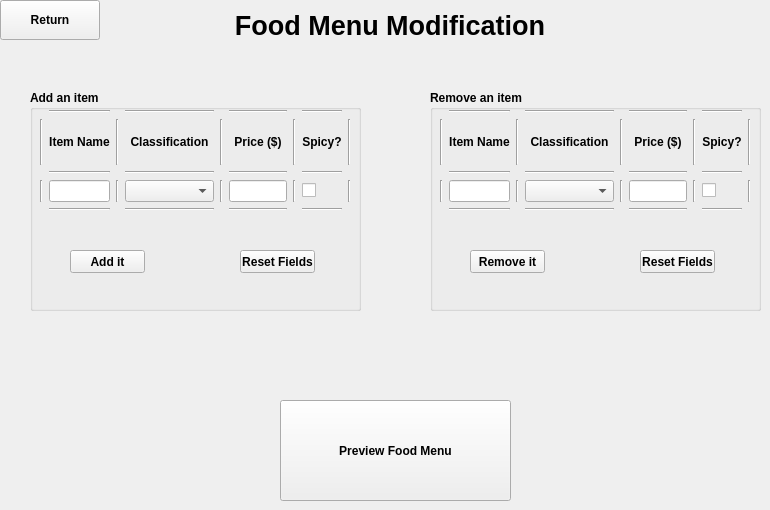
    <widget class="QWidget" name="page_7">
     <widget class="QPushButton" name="menuModificationReturnButton">
      <property name="geometry">
       <rect>
        <x>0</x>
        <y>0</y>
        <width>100</width>
        <height>40</height>
       </rect>
      </property>
      <property name="font">
       <font>
        <weight>75</weight>
        <bold>true</bold>
       </font>
      </property>
      <property name="text">
       <string>Return</string>
      </property>
     </widget>
     <widget class="QLabel" name="foodmenuLabel">
      <property name="geometry">
       <rect>
        <x>190</x>
        <y>0</y>
        <width>400</width>
        <height>50</height>
       </rect>
      </property>
      <property name="font">
       <font>
        <pointsize>20</pointsize>
        <weight>75</weight>
        <bold>true</bold>
       </font>
      </property>
      <property name="text">
       <string>Food Menu Modification</string>
      </property>
      <property name="alignment">
       <set>Qt::AlignCenter</set>
      </property>
     </widget>
     <widget class="QGroupBox" name="addgroupBox">
      <property name="geometry">
       <rect>
        <x>30</x>
        <y>90</y>
        <width>331</width>
        <height>221</height>
       </rect>
      </property>
      <property name="font">
       <font>
        <weight>75</weight>
        <bold>true</bold>
       </font>
      </property>
      <property name="title">
       <string>Add an item</string>
      </property>
      <widget class="QPushButton" name="addButton">
       <property name="geometry">
        <rect>
         <x>40</x>
         <y>160</y>
         <width>75</width>
         <height>23</height>
        </rect>
       </property>
       <property name="text">
        <string>Add it</string>
       </property>
      </widget>
      <widget class="QPushButton" name="addresetButton">
       <property name="geometry">
        <rect>
         <x>210</x>
         <y>160</y>
         <width>75</width>
         <height>23</height>
        </rect>
       </property>
       <property name="text">
        <string>Reset Fields</string>
       </property>
      </widget>
      <widget class="QWidget" name="gridLayoutWidget_4">
       <property name="geometry">
        <rect>
         <x>10</x>
         <y>20</y>
         <width>311</width>
         <height>101</height>
        </rect>
       </property>
       <layout class="QGridLayout" name="gridLayout_4">
        <item row="4" column="1">
         <widget class="Line" name="line_107">
          <property name="orientation">
           <enum>Qt::Horizontal</enum>
          </property>
         </widget>
        </item>
        <item row="4" column="7">
         <widget class="Line" name="line_108">
          <property name="orientation">
           <enum>Qt::Horizontal</enum>
          </property>
         </widget>
        </item>
        <item row="4" column="5">
         <widget class="Line" name="line_109">
          <property name="orientation">
           <enum>Qt::Horizontal</enum>
          </property>
         </widget>
        </item>
        <item row="4" column="3">
         <widget class="Line" name="line_110">
          <property name="orientation">
           <enum>Qt::Horizontal</enum>
          </property>
         </widget>
        </item>
        <item row="0" column="3">
         <widget class="Line" name="line_111">
          <property name="orientation">
           <enum>Qt::Horizontal</enum>
          </property>
         </widget>
        </item>
        <item row="0" column="1">
         <widget class="Line" name="line_112">
          <property name="orientation">
           <enum>Qt::Horizontal</enum>
          </property>
         </widget>
        </item>
        <item row="0" column="7">
         <widget class="Line" name="line_113">
          <property name="orientation">
           <enum>Qt::Horizontal</enum>
          </property>
         </widget>
        </item>
        <item row="3" column="0">
         <widget class="Line" name="line_114">
          <property name="orientation">
           <enum>Qt::Vertical</enum>
          </property>
         </widget>
        </item>
        <item row="0" column="5">
         <widget class="Line" name="line_115">
          <property name="orientation">
           <enum>Qt::Horizontal</enum>
          </property>
         </widget>
        </item>
        <item row="1" column="0">
         <widget class="Line" name="line_116">
          <property name="orientation">
           <enum>Qt::Vertical</enum>
          </property>
         </widget>
        </item>
        <item row="2" column="1">
         <widget class="Line" name="line_117">
          <property name="orientation">
           <enum>Qt::Horizontal</enum>
          </property>
         </widget>
        </item>
        <item row="2" column="3">
         <widget class="Line" name="line_118">
          <property name="orientation">
           <enum>Qt::Horizontal</enum>
          </property>
         </widget>
        </item>
        <item row="2" column="5">
         <widget class="Line" name="line_119">
          <property name="orientation">
           <enum>Qt::Horizontal</enum>
          </property>
         </widget>
        </item>
        <item row="3" column="2">
         <widget class="Line" name="line_120">
          <property name="orientation">
           <enum>Qt::Vertical</enum>
          </property>
         </widget>
        </item>
        <item row="3" column="4">
         <widget class="Line" name="line_121">
          <property name="orientation">
           <enum>Qt::Vertical</enum>
          </property>
         </widget>
        </item>
        <item row="1" column="6">
         <widget class="Line" name="line_122">
          <property name="orientation">
           <enum>Qt::Vertical</enum>
          </property>
         </widget>
        </item>
        <item row="1" column="4">
         <widget class="Line" name="line_123">
          <property name="orientation">
           <enum>Qt::Vertical</enum>
          </property>
         </widget>
        </item>
        <item row="1" column="2">
         <widget class="Line" name="line_124">
          <property name="orientation">
           <enum>Qt::Vertical</enum>
          </property>
         </widget>
        </item>
        <item row="3" column="6">
         <widget class="Line" name="line_125">
          <property name="orientation">
           <enum>Qt::Vertical</enum>
          </property>
         </widget>
        </item>
        <item row="2" column="7">
         <widget class="Line" name="line_126">
          <property name="orientation">
           <enum>Qt::Horizontal</enum>
          </property>
         </widget>
        </item>
        <item row="1" column="5">
         <widget class="QLabel" name="priceLabel">
          <property name="font">
           <font>
            <weight>75</weight>
            <bold>true</bold>
           </font>
          </property>
          <property name="text">
           <string>Price ($)</string>
          </property>
          <property name="alignment">
           <set>Qt::AlignCenter</set>
          </property>
         </widget>
        </item>
        <item row="1" column="3">
         <widget class="QLabel" name="classificationLabel">
          <property name="font">
           <font>
            <weight>75</weight>
            <bold>true</bold>
           </font>
          </property>
          <property name="text">
           <string>Classification</string>
          </property>
          <property name="alignment">
           <set>Qt::AlignCenter</set>
          </property>
         </widget>
        </item>
        <item row="1" column="1">
         <widget class="QLabel" name="nameLabel">
          <property name="font">
           <font>
            <weight>75</weight>
            <bold>true</bold>
           </font>
          </property>
          <property name="text">
           <string>Item Name</string>
          </property>
          <property name="alignment">
           <set>Qt::AlignCenter</set>
          </property>
         </widget>
        </item>
        <item row="3" column="7">
         <widget class="QCheckBox" name="addspicyCheckbox">
          <property name="font">
           <font>
            <weight>50</weight>
            <bold>false</bold>
           </font>
          </property>
          <property name="layoutDirection">
           <enum>Qt::LeftToRight</enum>
          </property>
          <property name="text">
           <string/>
          </property>
         </widget>
        </item>
        <item row="3" column="1">
         <widget class="QLineEdit" name="additemLine">
          <property name="font">
           <font>
            <weight>50</weight>
            <bold>false</bold>
           </font>
          </property>
         </widget>
        </item>
        <item row="3" column="3">
         <widget class="QComboBox" name="addclassificationCombo">
          <property name="font">
           <font>
            <weight>50</weight>
            <bold>false</bold>
           </font>
          </property>
          <item>
           <property name="text">
            <string/>
           </property>
          </item>
          <item>
           <property name="text">
            <string>Appetizers</string>
           </property>
          </item>
          <item>
           <property name="text">
            <string>Sides</string>
           </property>
          </item>
          <item>
           <property name="text">
            <string>Entrees</string>
           </property>
          </item>
          <item>
           <property name="text">
            <string>Desserts</string>
           </property>
          </item>
          <item>
           <property name="text">
            <string>Beverages</string>
           </property>
          </item>
         </widget>
        </item>
        <item row="3" column="5">
         <widget class="QLineEdit" name="addpriceLine">
          <property name="font">
           <font>
            <weight>50</weight>
            <bold>false</bold>
           </font>
          </property>
         </widget>
        </item>
        <item row="1" column="7">
         <widget class="QLabel" name="spicyLabel">
          <property name="font">
           <font>
            <weight>75</weight>
            <bold>true</bold>
           </font>
          </property>
          <property name="text">
           <string>Spicy?</string>
          </property>
          <property name="alignment">
           <set>Qt::AlignCenter</set>
          </property>
         </widget>
        </item>
        <item row="1" column="8">
         <widget class="Line" name="line_127">
          <property name="orientation">
           <enum>Qt::Vertical</enum>
          </property>
         </widget>
        </item>
        <item row="3" column="8">
         <widget class="Line" name="line_128">
          <property name="orientation">
           <enum>Qt::Vertical</enum>
          </property>
         </widget>
        </item>
       </layout>
      </widget>
     </widget>
     <widget class="QGroupBox" name="removegroupBox">
      <property name="geometry">
       <rect>
        <x>430</x>
        <y>90</y>
        <width>331</width>
        <height>221</height>
       </rect>
      </property>
      <property name="font">
       <font>
        <weight>75</weight>
        <bold>true</bold>
       </font>
      </property>
      <property name="title">
       <string>Remove an item</string>
      </property>
      <widget class="QWidget" name="gridLayoutWidget_5">
       <property name="geometry">
        <rect>
         <x>10</x>
         <y>20</y>
         <width>311</width>
         <height>101</height>
        </rect>
       </property>
       <layout class="QGridLayout" name="gridLayout_5">
        <item row="4" column="1">
         <widget class="Line" name="line_129">
          <property name="orientation">
           <enum>Qt::Horizontal</enum>
          </property>
         </widget>
        </item>
        <item row="4" column="7">
         <widget class="Line" name="line_130">
          <property name="orientation">
           <enum>Qt::Horizontal</enum>
          </property>
         </widget>
        </item>
        <item row="4" column="5">
         <widget class="Line" name="line_131">
          <property name="orientation">
           <enum>Qt::Horizontal</enum>
          </property>
         </widget>
        </item>
        <item row="4" column="3">
         <widget class="Line" name="line_132">
          <property name="orientation">
           <enum>Qt::Horizontal</enum>
          </property>
         </widget>
        </item>
        <item row="0" column="3">
         <widget class="Line" name="line_133">
          <property name="orientation">
           <enum>Qt::Horizontal</enum>
          </property>
         </widget>
        </item>
        <item row="0" column="1">
         <widget class="Line" name="line_134">
          <property name="orientation">
           <enum>Qt::Horizontal</enum>
          </property>
         </widget>
        </item>
        <item row="0" column="7">
         <widget class="Line" name="line_135">
          <property name="orientation">
           <enum>Qt::Horizontal</enum>
          </property>
         </widget>
        </item>
        <item row="3" column="0">
         <widget class="Line" name="line_136">
          <property name="orientation">
           <enum>Qt::Vertical</enum>
          </property>
         </widget>
        </item>
        <item row="0" column="5">
         <widget class="Line" name="line_137">
          <property name="orientation">
           <enum>Qt::Horizontal</enum>
          </property>
         </widget>
        </item>
        <item row="1" column="0">
         <widget class="Line" name="line_138">
          <property name="orientation">
           <enum>Qt::Vertical</enum>
          </property>
         </widget>
        </item>
        <item row="2" column="1">
         <widget class="Line" name="line_139">
          <property name="orientation">
           <enum>Qt::Horizontal</enum>
          </property>
         </widget>
        </item>
        <item row="2" column="3">
         <widget class="Line" name="line_140">
          <property name="orientation">
           <enum>Qt::Horizontal</enum>
          </property>
         </widget>
        </item>
        <item row="2" column="5">
         <widget class="Line" name="line_141">
          <property name="orientation">
           <enum>Qt::Horizontal</enum>
          </property>
         </widget>
        </item>
        <item row="3" column="2">
         <widget class="Line" name="line_142">
          <property name="orientation">
           <enum>Qt::Vertical</enum>
          </property>
         </widget>
        </item>
        <item row="3" column="4">
         <widget class="Line" name="line_143">
          <property name="orientation">
           <enum>Qt::Vertical</enum>
          </property>
         </widget>
        </item>
        <item row="1" column="6">
         <widget class="Line" name="line_144">
          <property name="orientation">
           <enum>Qt::Vertical</enum>
          </property>
         </widget>
        </item>
        <item row="1" column="4">
         <widget class="Line" name="line_145">
          <property name="orientation">
           <enum>Qt::Vertical</enum>
          </property>
         </widget>
        </item>
        <item row="1" column="2">
         <widget class="Line" name="line_146">
          <property name="orientation">
           <enum>Qt::Vertical</enum>
          </property>
         </widget>
        </item>
        <item row="3" column="6">
         <widget class="Line" name="line_147">
          <property name="orientation">
           <enum>Qt::Vertical</enum>
          </property>
         </widget>
        </item>
        <item row="2" column="7">
         <widget class="Line" name="line_148">
          <property name="orientation">
           <enum>Qt::Horizontal</enum>
          </property>
         </widget>
        </item>
        <item row="1" column="5">
         <widget class="QLabel" name="priceLabel_2">
          <property name="font">
           <font>
            <weight>75</weight>
            <bold>true</bold>
           </font>
          </property>
          <property name="text">
           <string>Price ($)</string>
          </property>
          <property name="alignment">
           <set>Qt::AlignCenter</set>
          </property>
         </widget>
        </item>
        <item row="1" column="3">
         <widget class="QLabel" name="classificationLabel_2">
          <property name="font">
           <font>
            <weight>75</weight>
            <bold>true</bold>
           </font>
          </property>
          <property name="text">
           <string>Classification</string>
          </property>
          <property name="alignment">
           <set>Qt::AlignCenter</set>
          </property>
         </widget>
        </item>
        <item row="1" column="1">
         <widget class="QLabel" name="nameLabel_2">
          <property name="font">
           <font>
            <weight>75</weight>
            <bold>true</bold>
           </font>
          </property>
          <property name="text">
           <string>Item Name</string>
          </property>
          <property name="alignment">
           <set>Qt::AlignCenter</set>
          </property>
         </widget>
        </item>
        <item row="3" column="7">
         <widget class="QCheckBox" name="removespicyCheckbox">
          <property name="font">
           <font>
            <weight>50</weight>
            <bold>false</bold>
           </font>
          </property>
          <property name="layoutDirection">
           <enum>Qt::LeftToRight</enum>
          </property>
          <property name="text">
           <string/>
          </property>
         </widget>
        </item>
        <item row="3" column="1">
         <widget class="QLineEdit" name="removeitemLine">
          <property name="font">
           <font>
            <weight>50</weight>
            <bold>false</bold>
           </font>
          </property>
         </widget>
        </item>
        <item row="3" column="3">
         <widget class="QComboBox" name="removeclassificationCombo">
          <property name="font">
           <font>
            <weight>50</weight>
            <bold>false</bold>
           </font>
          </property>
          <item>
           <property name="text">
            <string/>
           </property>
          </item>
          <item>
           <property name="text">
            <string>Appetizers</string>
           </property>
          </item>
          <item>
           <property name="text">
            <string>Sides</string>
           </property>
          </item>
          <item>
           <property name="text">
            <string>Entrees</string>
           </property>
          </item>
          <item>
           <property name="text">
            <string>Desserts</string>
           </property>
          </item>
          <item>
           <property name="text">
            <string>Beverages</string>
           </property>
          </item>
         </widget>
        </item>
        <item row="3" column="5">
         <widget class="QLineEdit" name="removepriceLine">
          <property name="font">
           <font>
            <weight>50</weight>
            <bold>false</bold>
           </font>
          </property>
         </widget>
        </item>
        <item row="1" column="7">
         <widget class="QLabel" name="spicyLabel_2">
          <property name="font">
           <font>
            <weight>75</weight>
            <bold>true</bold>
           </font>
          </property>
          <property name="text">
           <string>Spicy?</string>
          </property>
          <property name="alignment">
           <set>Qt::AlignCenter</set>
          </property>
         </widget>
        </item>
        <item row="1" column="8">
         <widget class="Line" name="line_149">
          <property name="orientation">
           <enum>Qt::Vertical</enum>
          </property>
         </widget>
        </item>
        <item row="3" column="8">
         <widget class="Line" name="line_150">
          <property name="orientation">
           <enum>Qt::Vertical</enum>
          </property>
         </widget>
        </item>
       </layout>
      </widget>
      <widget class="QPushButton" name="removeButton">
       <property name="geometry">
        <rect>
         <x>40</x>
         <y>160</y>
         <width>75</width>
         <height>23</height>
        </rect>
       </property>
       <property name="text">
        <string>Remove it</string>
       </property>
      </widget>
      <widget class="QPushButton" name="removeresetButton">
       <property name="geometry">
        <rect>
         <x>210</x>
         <y>160</y>
         <width>75</width>
         <height>23</height>
        </rect>
       </property>
       <property name="text">
        <string>Reset Fields</string>
       </property>
      </widget>
     </widget>
     <widget class="QPushButton" name="previewButton">
      <property name="geometry">
       <rect>
        <x>280</x>
        <y>400</y>
        <width>231</width>
        <height>101</height>
       </rect>
      </property>
      <property name="font">
       <font>
        <weight>75</weight>
        <bold>true</bold>
       </font>
      </property>
      <property name="text">
       <string>Preview Food Menu</string>
      </property>
     </widget>
    </widget>
